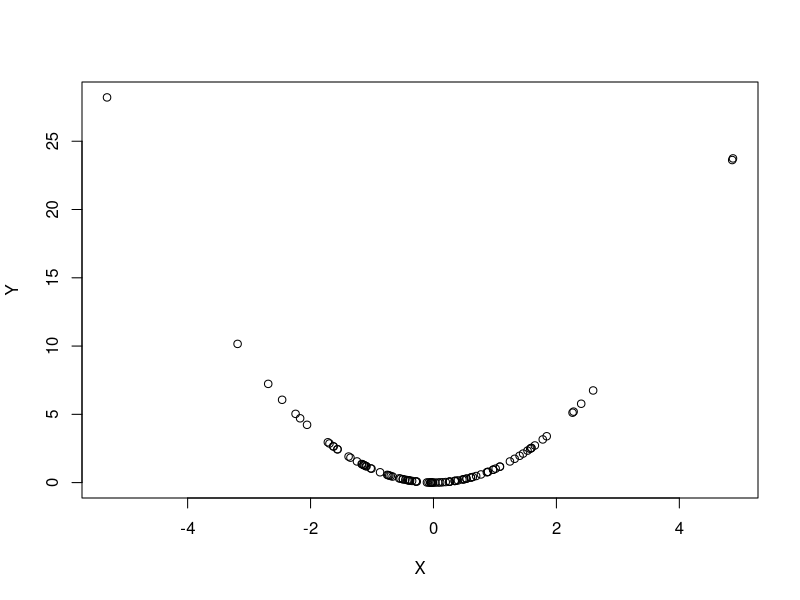
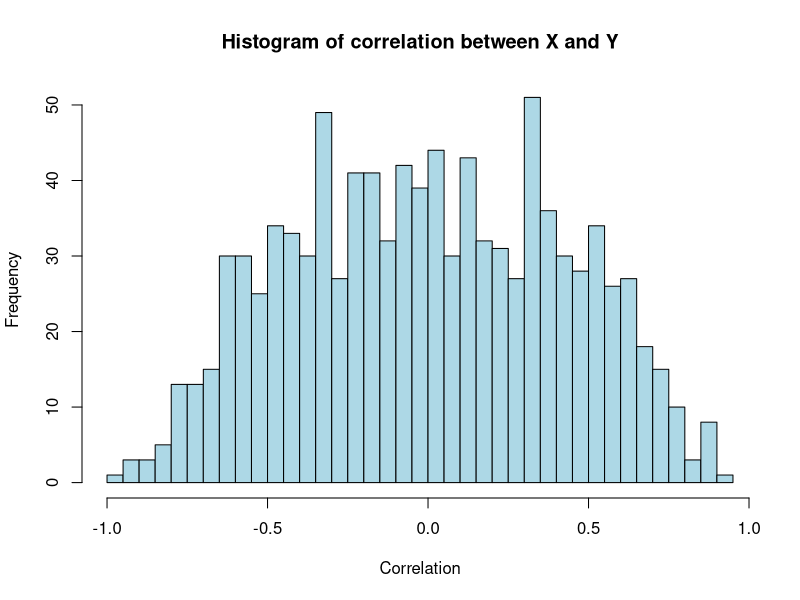

Recreate these plots in R, in order.
n_sim <- 1000
cor_vector <- numeric(n_sim)
for(i in 1:n_sim){
 # Generate X from a symmetric t-distribution (df=3 for example)
 n <- 100
 X <- rt(n, df=3)  
 Y <- X^2  
 cor_vector[i] <- cor(X, Y)
}

cor_vector

plot(X,Y)

mean(cor_vector)
hist(cor_vector, breaks=50, 
     main="Histogram of correlation between X and Y", 
     xlab="Correlation", col="lightblue", border="black")

# X,Y are independent -> cor(X,Y) = 0
# the other way around does not hold in general

# IF X,Y are from a bivariate normal distribution:
# cor(X,Y) = 0 ->  X,Y are independent

